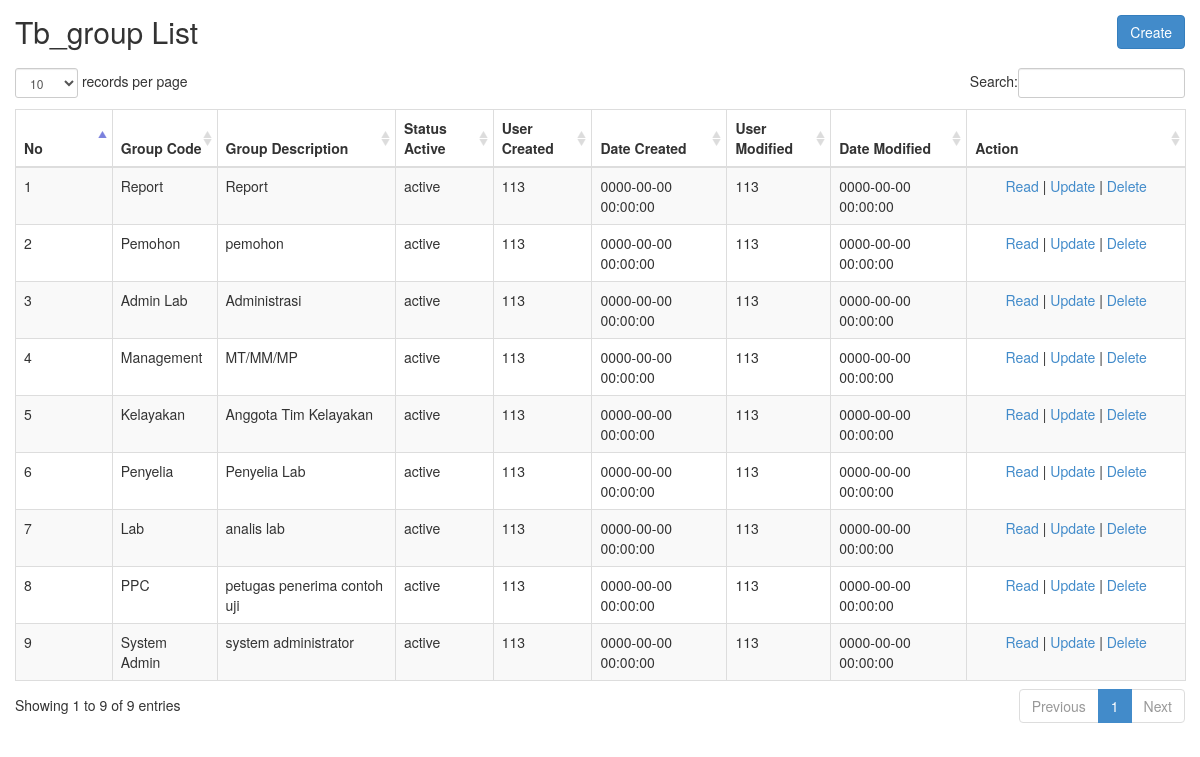
/index.php/tb_group, run on the app's committed database.
### tables this page shows
CREATE TABLE `tb_group` (
  `id` int(11) NOT NULL AUTO_INCREMENT,
  `group_code` varchar(20) DEFAULT NULL,
  `group_description` varchar(200) DEFAULT NULL,
  `status_active` varchar(10) DEFAULT NULL,
  `user_created` varchar(20) DEFAULT NULL,
  `date_created` datetime DEFAULT NULL,
  `user_modified` varchar(20) DEFAULT NULL,
  `date_modified` datetime DEFAULT NULL,
  PRIMARY KEY (`id`),
  KEY `group_code` (`group_code`) USING BTREE
);

### application/controllers/Tb_group.php (called while the page is built, shortened)
<?php
class Tb_group extends CI_Controller
{
    function __construct()
    {
        $this->load->model('Tb_group_model');
        $this->load->library('form_validation');
    }
    public function index()
    {
        $tb_group = $this->Tb_group_model->get_all();
        $data = array(
            'tb_group_data' => $tb_group
        );
        $this->load->view('tb_group/tb_group_list', $data);
    }
}

### index.php (called while the page is built, shortened)
<?php
require_once BASEPATH.'core/CodeIgniter.php';

### application/models/Tb_group_model.php (called while the page is built, shortened)
<?php
class Tb_group_model extends CI_Model
{
    public $table = 'tb_group';
    public $id = 'id';
    public $order = 'DESC';
    function get_all()
    {
        $this->db->order_by($this->id, $this->order);
        return $this->db->get($this->table)->result();
    }
}

### application/views/tb_group/tb_group_list.php (the view, shortened to what this page needs)
<!doctype html>
<html>
    <head>
        <link rel="stylesheet" href="<?php echo base_url('assets/bootstrap/css/bootstrap.min.css') ?>"/>
        <link rel="stylesheet" href="<?php echo base_url('assets/datatables/dataTables.bootstrap.css') ?>"/>
    </head>
    <body>
        <div class="row" style="margin-bottom: 10px">
            <div class="col-md-4">
                <h2 style="margin-top:0px">Tb_group List</h2>
            </div>
            <div class="col-md-4 text-center">
            </div>
            <div class="col-md-4 text-right">
                <?php echo anchor(site_url('tb_group/create'), 'Create', 'class="btn btn-primary"'); ?>
	    </div>
        </div>
        <table class="table table-bordered table-striped" id="mytable">
            <thead>
                <tr>
                    <th width="80px">No</th>
		    <th>Group Code</th>
		    <th>Group Description</th>
		    <th>Status Active</th>
		    <th>User Created</th>
		    <th>Date Created</th>
		    <th>User Modified</th>
		    <th>Date Modified</th>
		    <th>Action</th>
                </tr>
            </thead>
	    <tbody>
            <?php
            $start = 0;
            foreach ($tb_group_data as $tb_group)
            {
                ?>
                <tr>
		    <td><?php echo ++$start ?></td>
		    <td><?php echo $tb_group->group_code ?></td>
		    <td><?php echo $tb_group->group_description ?></td>
		    <td><?php echo $tb_group->status_active ?></td>
		    <td><?php echo $tb_group->user_created ?></td>
		    <td><?php echo $tb_group->date_created ?></td>
		    <td><?php echo $tb_group->user_modified ?></td>
		    <td><?php echo $tb_group->date_modified ?></td>
		    <td style="text-align:center" width="200px">
			<?php
			echo anchor(site_url('tb_group/read/'.$tb_group->id),'Read');
			echo ' | ';
			echo anchor(site_url('tb_group/update/'.$tb_group->id),'Update');
			echo ' | ';
			echo anchor(site_url('tb_group/delete/'.$tb_group->id),'Delete','onclick="javasciprt: return confirm(\'Are You Sure ?\')"');
			?>
		    </td>
	        </tr>
                <?php
            }
            ?>
            </tbody>
        </table>
    </body>
</html>

### application/views/tb_group/tb_group_list.php (style rules this page uses)
body { padding: 15px; }

### data on the page
tb_group: group_code "Report", group_description "Report", status_active "active", user_created "113", date_created "0000-00-00 00:00:00", user_modified "113", date_modified "0000-00-00 00:00:00", id "Read", id "Update", id "Delete"
tb_group: group_code "Pemohon", group_description "pemohon", status_active "active", user_created "113", date_created "0000-00-00 00:00:00", user_modified "113", date_modified "0000-00-00 00:00:00", id "Read", id "Update", id "Delete"
tb_group: group_code "Admin Lab", group_description "Administrasi", status_active "active", user_created "113", date_created "0000-00-00 00:00:00", user_modified "113", date_modified "0000-00-00 00:00:00", id "Read", id "Update", id "Delete"
tb_group: group_code "Management", group_description "MT/MM/MP", status_active "active", user_created "113", date_created "0000-00-00 00:00:00", user_modified "113", date_modified "0000-00-00 00:00:00", id "Read", id "Update", id "Delete"
tb_group: group_code "Kelayakan", group_description "Anggota Tim Kelayakan", status_active "active", user_created "113", date_created "0000-00-00 00:00:00", user_modified "113", date_modified "0000-00-00 00:00:00", id "Read", id "Update", id "Delete"
tb_group: group_code "Penyelia", group_description "Penyelia Lab", status_active "active", user_created "113", date_created "0000-00-00 00:00:00", user_modified "113", date_modified "0000-00-00 00:00:00", id "Read", id "Update", id "Delete"
tb_group: group_code "Lab", group_description "analis lab", status_active "active", user_created "113", date_created "0000-00-00 00:00:00", user_modified "113", date_modified "0000-00-00 00:00:00", id "Read", id "Update", id "Delete"
tb_group: group_code "PPC", group_description "petugas penerima contoh uji", status_active "active", user_created "113", date_created "0000-00-00 00:00:00", user_modified "113", date_modified "0000-00-00 00:00:00", id "Read", id "Update", id "Delete"
tb_group: group_code "System Admin", group_description "system administrator", status_active "active", user_created "113", date_created "0000-00-00 00:00:00", user_modified "113", date_modified "0000-00-00 00:00:00", id "Read", id "Update", id "Delete"
